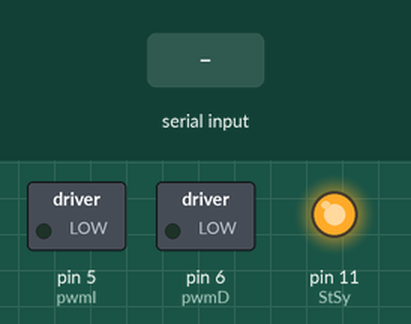
A sketch run on a simulated Arduino Uno, built with avr-gcc and run on an emulated ATmega328P. Parts: switched loads named in the sketch (green lamp = pin HIGH), output pins drawn as LEDs (lit = HIGH). The test bench sets the inputs (shaded band).

Above: at 1.2 s.
1.3 s: "x90\n" received over Serial
At 2.0 s:
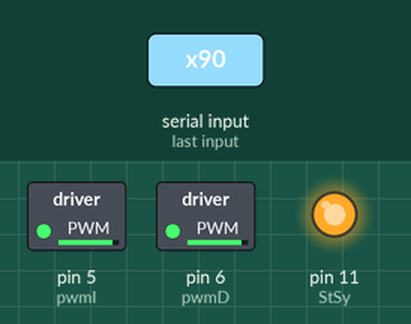
2.8 s: "y90\n" received over Serial
At 3.2 s:
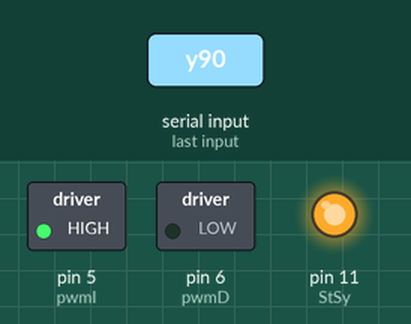
4.3 s: "x,45\n" received over Serial
At 5.4 s:
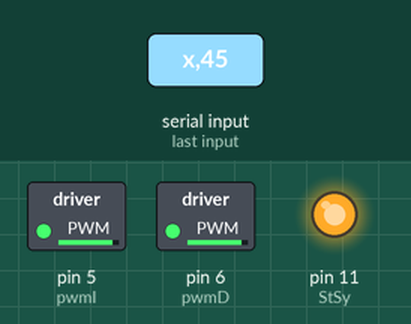
5.8 s: "X90\n" received over Serial
At 6.6 s:
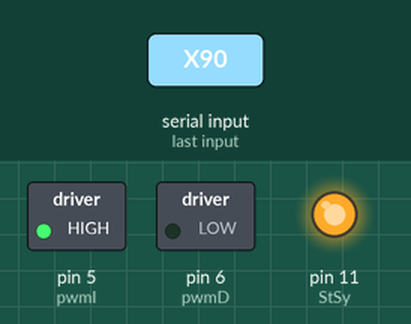
Timing chart, 0 to 8.3 s (numbered marks = the images above; inputs shaded):
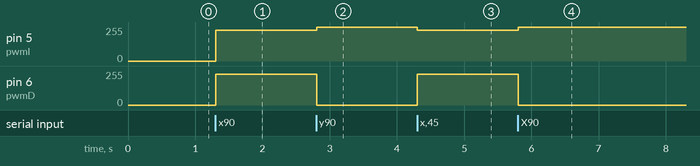

The sketch:

Redbot_Programa_Robot_TB6612FNC.ino
```cpp
int MotorD[2] = {13, 12};
int MotorI[2] = {10, 9};
int pwmD = 6;
int pwmI = 5;
int StSy = 11;

unsigned int estadoTrama = 0;

int valX = 0;
int valY = 0;
int VelocidadD = 0;
int VelocidadI = 0;

char bufferNum[32];
int pBuffer = 0;
char coord = 0;

void setup() {
  Serial.begin(9600);
  for (int i = 0; i < 2; i++) {
    pinMode(MotorD, OUTPUT);
    pinMode(MotorI, OUTPUT);
  }

  pinMode(pwmD, OUTPUT);
  pinMode(pwmI, OUTPUT);

  pinMode(StSy, OUTPUT);
  digitalWrite(StSy, 1);
}

void loop() {
  char caracter;
  int valor;

  while (Serial.available()) {
    caracter = Serial.read();
    switch (estadoTrama) {
      case 0:
        if (caracter == 'x' || caracter == 'X') {
          coord = 'X';
          estadoTrama = 1;
          bufferNum[0] = 0;
          pBuffer = 0;
        }
        if (caracter == 'y' || caracter == 'Y') {
          coord = 'Y';
          estadoTrama = 1;
          bufferNum[0] = 0;
          pBuffer = 0;
        }
        break;
      case 1:
        if (caracter == '-' && pBuffer == 0) {
          bufferNum[0] = '-';
          pBuffer = 1;
        }
        else if (caracter >= '0' && caracter <= '9') {
          bufferNum[pBuffer] = caracter;
          pBuffer++;
        }
        else {
          bufferNum[pBuffer] = 0;
          valor = atoi(bufferNum);
          if (valor > 100) valor = 100;
          if (valor < -100) valor = -100;

          if (coord == 'X')
            valX = valor;
          if (coord == 'Y')
            valY = valor;
          estadoTrama = 0;
        }
        break;
    }
  }

  VelocidadD = map(valY, -100, 100, -255, 255);
  VelocidadD -= map(valX, -100, 100, -255, 255);
  VelocidadI = map(valY, -100, 100, -255, 255);
  VelocidadI += map(valX, -100, 100, -255, 255);

  VelocidadD = constrain(VelocidadD, -255, 255);
  VelocidadI = constrain(VelocidadI, -255, 255);

  Mover(MotorD, VelocidadD, pwmD);
  Mover(MotorI, VelocidadI, pwmI);
}

void Mover(int Motor[], int Valor, int pwm) {
 if (Valor > 0) {
    digitalWrite(Motor[0], 1);
    digitalWrite(Motor[1], 0);
  }
  else {
    Valor = -Valor;
    digitalWrite(Motor[0], 0);
    digitalWrite(Motor[1], 1);
  }
  analogWrite(pwm, Valor);
}
```

Measured:
- after the input at 1.3 s, pin 5 (pwmI), pin 6 (pwmD): 0/255 → 229/255 at once
- after the input at 2.8 s, pin 5 (pwmI): 229/255 → 255/255 at once; pin 6 (pwmD): 229/255 → 0/255 at once
- after the input at 4.3 s, pin 5 (pwmI): 255/255 → 229/255 at once; pin 6 (pwmD): 0/255 → 229/255 at once
- after the input at 5.8 s, pin 5 (pwmI): 229/255 → 255/255 at once; pin 6 (pwmD): 229/255 → 0/255 at once
